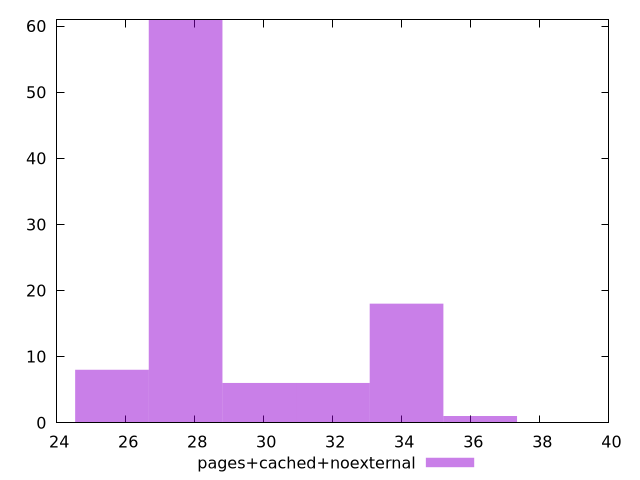

Generate this figure with gnuplot:
$_pagesCachedNoexternal <<EOF
27.73728121543101 61
34.13819226514586 18
25.603644198859396 8
32.00455524857424 6
29.87091823200263 6
36.27182928171748 1
EOF
set key outside below
set terminal pngcairo
set output "report_00005_2020-11-02T22-26-11.212Z/max-potential-fid/pages+cached+noexternal//raw_hist.png"
set yrange [0:61]
set boxwidth 2.1336370165716163
set style fill transparent solid 0.5 noborder
plot $_pagesCachedNoexternal title "pages+cached+noexternal" with boxes ,
